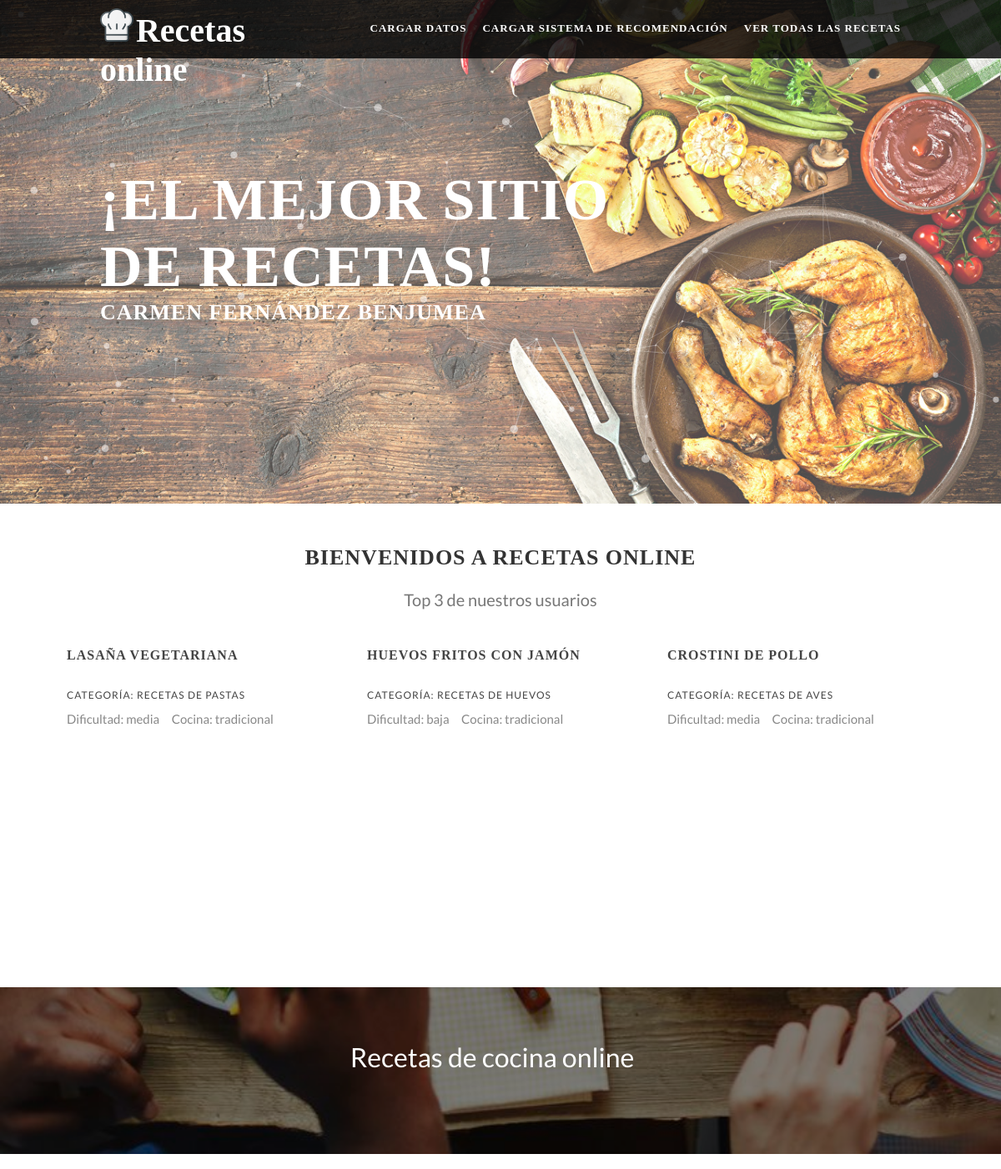
The page / on the database its author committed.
### principal/models.py (models this page shows)
class Receta(models.Model):
    id_receta = models.IntegerField(primary_key=True)
    categoria = models.ForeignKey(Categoria, on_delete=models.CASCADE)
    titulo = models.CharField(max_length=255)
    pdf_url = models.CharField(max_length=255)
    dificultad = models.CharField(max_length=255)
    cocina = models.CharField(max_length=255)
    vegetariana = models.CharField(max_length=2000)
    celiacos = models.CharField(max_length=2000)
    foto = models.CharField(max_length=2000)
    ingredientes = models.CharField(max_length=2000)
    pasos = models.CharField(max_length=2000)

class Categoria(models.Model):
    categoria_id = models.IntegerField(primary_key=True)
    titulo = models.CharField(max_length=255)
    descripcion = models.CharField(max_length=255)

### principal/views.py (the view)
# urls.py: path('', views.welcome),
def welcome(request):
    recetas = Receta.objects.annotate(avg_rating=Avg("valoracion__puntuacion")).order_by("-avg_rating")[:3]
    return render(request, "users/welcome.html", {"recetas": recetas})

### principal/templates/users/welcome.html (shortened to what this page needs)
{% load static %}
<!DOCTYPE html>
<html lang="en">
<head>
	<link rel="stylesheet" href="{% static 'assets/css/slider.css' %}" />
	<link rel="stylesheet" href="{% static 'assets/css/animate.css' %}" />
	<link rel="stylesheet" href="{% static 'assets/css/estilos.css' %}" />
	<link rel="stylesheet" href="{% static 'assets/css/secciones.css' %}" />
</head>
<body>
<header>
	<div class="ancho">
		<div class="logo">
			<p><img width="40px" src="\static\images\chef.png"> <a href="/"> Recetas online</a></p>
		</div>
		<nav>
			<ul>
				<li><a href="/load_data/">Cargar datos</a></li>
				<li><a href="/loadRS/">Cargar sistema de recomendación</a></li>
				<li><a href="/show_all/">Ver todas las recetas</a></li>
			</ul>
		</nav>
	</div>
</header>
<div class="ancho-letras">
	<div class="letras-slider">
		<h1 class="animated zoomIn">¡El Mejor Sitio </h1>
		<h1 class="animated zoomIn"> de Recetas!</h1>
		<h2 style="color:white"animated slideInUp">Carmen Fernández Benjumea</h3>
	</div>
</div>
<div id="particles-js"></div>
<section class="wap">
	<section class="bienvenidos">
		<h2>Bienvenidos a Recetas Online</h2>
		<h3>Top 3 de nuestros usuarios</h3>
	</section>
	<section class="contenedor-columnas">
		{% block content %}
    		{% for receta in recetas %}
			<div class="columnasx3">
				<h4>{{receta.titulo}}</h4>
				<h5>Categoría: {{receta.categoria.titulo}}  </h5>
				<p>Dificultad: {{receta.dificultad}}  &nbsp; &nbsp; Cocina: {{receta.cocina}}</p>
			</div>
		    {% endfor %}
		{% endblock content %}
	</section>
</section>
<br>
<section class="banner-2">
	<h3>Recetas de cocina online<a href="#"></h3>
</section>
<br>
<br>
<br>
<br>
<br>
<br>
<br>
<br>
<br>
<br>
<br>
<br>
<br>
<br>
<br>
<br>
<br>
<br>
<br>
<br>
<br>
<br>
<br>
<br>
<br>
<br>
<br>
<br>
<br>
</body>
</html>

### static/assets/css/slider.css (style rules this page uses)
#particles-js { background: url(fondo.png); opacity:0.7; background-position: center; background-attachment: contain; background-size: cover; width: 100%; }
.ancho-letras { top: 200px; position: absolute; width: 100%; text-align: left; z-index: 1; }
.letras-slider { width: 80%; margin: auto; }
.letras-slider h1 { color: #fff; font-family: rale; font-size: 70px; }

### static/assets/css/estilos.css (style rules this page uses)
* { margin: 0; padding: 0; font-family: rale; }
header { width: 100%; background: rgba(0,0,0,.8); height: 70px; position: fixed; z-index: 10; }
.ancho { width: 80%; height: 70px; margin: auto; }
.logo { width: 30%; height: 70px; float: left; padding-top: 10px; box-sizing: border-box; }
.logo p a { color: #fff; font-size: 40px; text-decoration: none; font-weight: bold; font-family: rale; }
nav { width: 70%; height: 70px; float: left; text-align: right; padding-top: 24px; box-sizing: border-box; }
nav ul li { display: inline; }
nav ul li a { color: #fff; font-size: 13px; text-decoration: none; text-transform: uppercase; padding-left: 15px; font-weight: bold; letter-spacing: 1px; font-family: rale; }

### static/assets/css/secciones.css (style rules this page uses)
* { box-sizing: border-box; }
h1, h2, h4, h5, h6 { text-transform: uppercase; color: #444; font-family: rale; letter-spacing: 1px; }
h2 { font-size: 26px; color: #333; }
h3 { font-family: 'Lato', sans-serif; font-size: 20px; line-height: 1.5; padding-top:20px; font-weight: normal; color: #777; }
h4 { margin-top: 15px; font-size: 16px; }
h5 { font-family: Lato, sans-serif; line-height: 1.5; font-weight: normal; padding: 10px 0; font-size: 12px; }
p { color: #888; font-family: Lato, sans-serif; font-size: 15px; }
.wap { width: 90%; margin: auto; }
.bienvenidos { margin-top: 50px; text-align: center; }
.contenedor-columnas { width: 100%; margin: auto; margin-bottom: 50px; }
.columnasx3 { width: 33.333%; float: left; height: 400px; padding: 10px 20px; box-sizing: border-box; margin: auto; }
.columnasx3 h4 { padding-bottom: 20px; }
.banner-2 { margin-top: 50px; background: url(sub_logo.jpg); float: left; width: 100%; height: 200px; background-repeat:no-repeat; background-size:cover; background-attachment: fixed; text-align: center; }
.banner-2 h3 { background: rgba(0,0,0,.5); color: #fff; font-size: 32px; height: 100%; padding-top: 5%; }

### rows shown on the page
Receta: titulo "LASAÑA VEGETARIANA", categoria.titulo "RECETAS DE PASTAS", dificultad "media", cocina "tradicional"
Receta: titulo "HUEVOS FRITOS CON JAMÓN", categoria.titulo "RECETAS DE HUEVOS", dificultad "baja", cocina "tradicional"
Receta: titulo "CROSTINI DE POLLO", categoria.titulo "RECETAS DE AVES", dificultad "media", cocina "tradicional"
